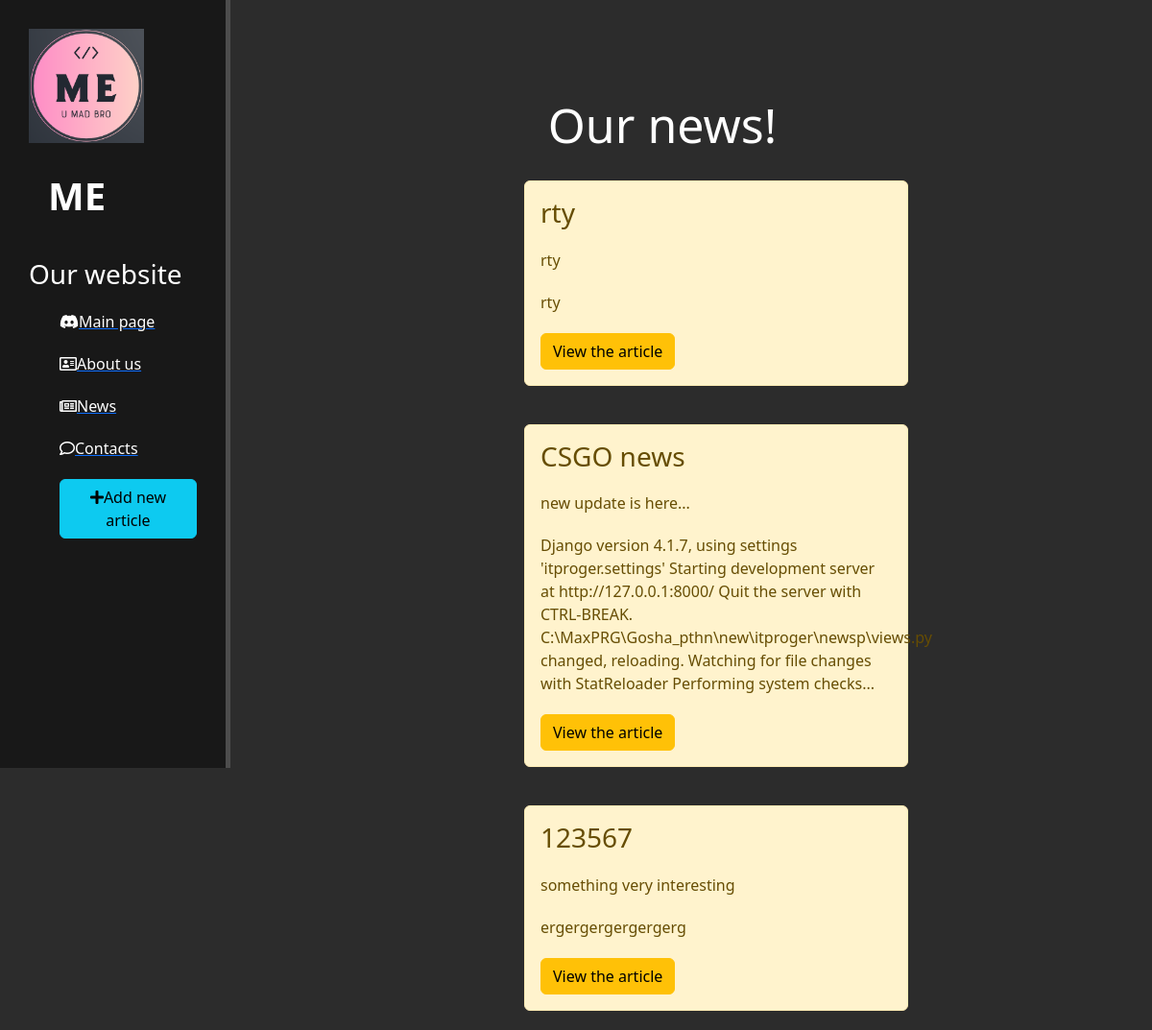
Page /news/ on the committed database.
### newsp/models.py (models this page shows, shortened)
class Articles(models.Model):
    title = models.CharField('titlee', max_length=50)
    anons = models.CharField('anonss', max_length=250)
    full_text = models.TextField('articlee')
    date = models.DateTimeField('publication date')
    class Meta:
        verbose_name = 'News'
        verbose_name_plural = 'Some_news'

### newsp/views.py (the view)
# urls.py: path('', views.news_home, name='news_home'),
def news_home(request):
    news = Articles.objects.all().order_by('-title')
    return render(request, 'newsp/news_home.html', {'news': news}) # can also ... 'mainp/aboutus.html'

### newsp/templates/newsp/news_home.html (shortened to what this page needs)
{% extends 'mainp/layout.html' %}
{% block content %}
    <div class="features">
        <h1>Our news!</h1>
        {% if news %}
            {% for el in news %}
                <div class="alert alert-warning">
                    <h3>{{ el.title }}</h3>
                    <p>{{ el.anons }}</p>
                    <p>{{ el.full_text }}</p>
                    <a href="{% url 'news-detail' el.id %}" class="btn btn-warning">View the article</a>
                </div>
            {% endfor %}
        {% else %}
            <div class="alert alert-warning">
                    <h3>Unfortunately we don't have anything new.</h3>
            </div>
        {% endif %}
    </div>
{% endblock content %}

### mainp/templates/mainp/layout.html (shortened to what this page needs)
{% load static %}
<!DOCTYPE html>
<html>
<head>
    <link rel="stylesheet"
          href="https://cdn.jsdelivr.net/npm/bootstrap@5.2.3/dist/css/bootstrap.min.css"
>
    <link rel="stylesheet" href="{% static 'mainp/css/main.css' %}">
    <link rel="stylesheet" href="https://use.fontawesome.com/releases/v5.15.4/css/all.css">
</head>
<body>
    <aside>
        <img src="{% static 'mainp/img/logo_new.png' %}" alt="logo">
        <span class="logo">ME</span>
        <h3>Our website</h3>
        <ul>
            <a href="{% url 'home' %}"><li><i class="fab fa-discord"></i>Main page</li></a>
            <a href="{% url 'about-us' %}"><li><i class="far fa-address-card"></i>About us</li></a>
            <a href="{% url 'news_home' %}"><li><i class="far fa-newspaper"></i>News</li></a>
            <a href="/contacts"><li><i class="far fa-comment"></i>Contacts</li></a>
            <a href="{% url 'new-article' %}"><li><button class="btn btn-info"><i class="fas fa-plus"></i>Add new article</button></li></a>
        </ul>
    </aside>
    <main>
        {% block content %}
        {% endblock %}
    </main>
</body>
</html>

### mainp/static/mainp/css/main.css (style rules this page uses)
body { background: #2c2c2c }
aside { float: left; background: #181818; width: 20%; padding: 2.5%; height: 100vh; color: #fff; border-right: 5px solid #4d4d4d; }
aside img { width: 120px; float: left; }
aside .logo { font-size: 40px; margin-left: 20px; font-weight: bold; position: relative; top: 25px; }
aside h3 { margin-top: 60px; font-size: 28px; }
aside ul { list-style: none; }
aside ul li { color: #fff; display: block; margin-top: 20px; transition: transform .3s ease; }
main .features { float: left; color: #fff; margin-top: 100px; text-align: center; width: 75%; }
main .features h1 { font-size: 50px; }
main .features p { max-width: 400px; margin: 20px auto; }
.alert-warning { float: left; clear: both; width: 400px; margin: 20px 34%; text-align: left; }

### rows in the picture
Articles: title "rty", anons "rty", full_text "rty"
Articles: title "CSGO news", anons "new update is here...", full_text "Django version 4.1.7, using settings 'itproger.settings' Starting development server at http://127.0.0.1:8000/ Quit the server with CTRL-BREAK. C:\\MaxPRG\\Gosha_pthn\\new\\itproger\\newsp\\views.py changed, reloading. Watching for file changes with StatReloader Performing system checks..."
Articles: title "123567", anons "something very interesting", full_text "ergergergergergerg"
